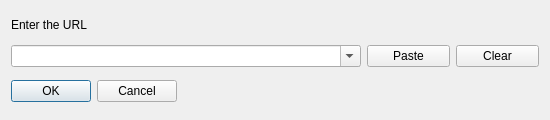
<?xml version="1.0" encoding="UTF-8"?>
<ui version="4.0">
 <class>OpenURLWindow</class>
 <widget class="QDialog" name="OpenURLWindow">
  <property name="geometry">
   <rect>
    <x>0</x>
    <y>0</y>
    <width>550</width>
    <height>120</height>
   </rect>
  </property>
  <property name="windowTitle">
   <string>Openning a link</string>
  </property>
  <property name="windowIcon">
   <iconset>
    <normaloff>../favicon.ico</normaloff>../favicon.ico</iconset>
  </property>
  <layout class="QVBoxLayout" name="verticalLayout_2">
   <item>
    <widget class="QLabel" name="label">
     <property name="sizePolicy">
      <sizepolicy hsizetype="Preferred" vsizetype="Fixed">
       <horstretch>0</horstretch>
       <verstretch>0</verstretch>
      </sizepolicy>
     </property>
     <property name="text">
      <string>Enter the URL</string>
     </property>
    </widget>
   </item>
   <item>
    <layout class="QHBoxLayout" name="horizontalLayout">
     <item>
      <widget class="QComboBox" name="comboBox">
       <property name="sizePolicy">
        <sizepolicy hsizetype="Expanding" vsizetype="Fixed">
         <horstretch>0</horstretch>
         <verstretch>0</verstretch>
        </sizepolicy>
       </property>
       <property name="maximumSize">
        <size>
         <width>350</width>
         <height>16777215</height>
        </size>
       </property>
       <property name="editable">
        <bool>true</bool>
       </property>
      </widget>
     </item>
     <item>
      <widget class="QPushButton" name="paste">
       <property name="text">
        <string>Paste</string>
       </property>
      </widget>
     </item>
     <item>
      <widget class="QPushButton" name="clear">
       <property name="text">
        <string>Clear</string>
       </property>
      </widget>
     </item>
    </layout>
   </item>
   <item>
    <widget class="QDialogButtonBox" name="buttonBox">
     <property name="sizePolicy">
      <sizepolicy hsizetype="Fixed" vsizetype="Fixed">
       <horstretch>0</horstretch>
       <verstretch>0</verstretch>
      </sizepolicy>
     </property>
     <property name="orientation">
      <enum>Qt::Orientation::Horizontal</enum>
     </property>
     <property name="standardButtons">
      <set>QDialogButtonBox::StandardButton::Cancel|QDialogButtonBox::StandardButton::Ok</set>
     </property>
    </widget>
   </item>
  </layout>
 </widget>
 <resources/>
 <connections>
  <connection>
   <sender>buttonBox</sender>
   <signal>accepted()</signal>
   <receiver>OpenURLWindow</receiver>
   <slot>accept()</slot>
   <hints>
    <hint type="sourcelabel">
     <x>248</x>
     <y>254</y>
    </hint>
    <hint type="destinationlabel">
     <x>157</x>
     <y>274</y>
    </hint>
   </hints>
  </connection>
  <connection>
   <sender>buttonBox</sender>
   <signal>rejected()</signal>
   <receiver>OpenURLWindow</receiver>
   <slot>reject()</slot>
   <hints>
    <hint type="sourcelabel">
     <x>316</x>
     <y>260</y>
    </hint>
    <hint type="destinationlabel">
     <x>286</x>
     <y>274</y>
    </hint>
   </hints>
  </connection>
 </connections>
</ui>
